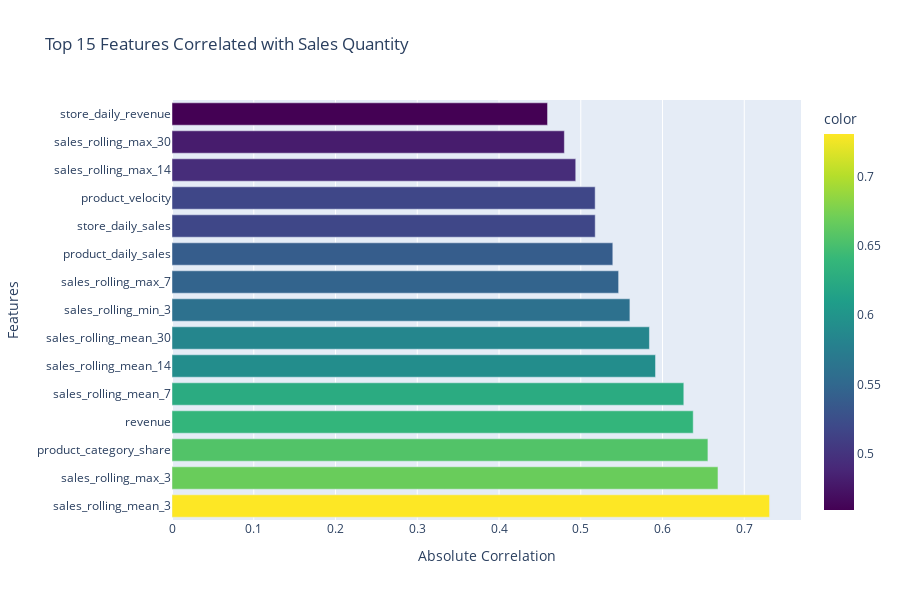

The cell this chart's notebook holds for it:
### Code cell
# FEATURE QUALITY ANALYSIS
print("Analyzing feature quality and correlations...")

# Remove rows with missing target variable
analysis_df = engineered_df.dropna(subset=['sales_quantity']).copy()

print(f"Analysis dataset: {len(analysis_df):,} rows")

# Select numerical features for analysis
numerical_features = analysis_df.select_dtypes(include=[np.number]).columns.tolist()
numerical_features = [col for col in numerical_features if col != 'sales_quantity']  # Remove target

print(f"Numerical features for analysis: {len(numerical_features)}")

# Handle infinite values and missing data
analysis_df = analysis_df.replace([np.inf, -np.inf], np.nan)

# Fill missing values with median for numerical columns
missing_filled = 0
for col in numerical_features:
    if analysis_df[col].isnull().sum() > 0:
        median_val = analysis_df[col].median()
        missing_count = analysis_df[col].isnull().sum()
        analysis_df[col] = analysis_df[col].fillna(median_val)
        missing_filled += missing_count

print(f"Filled {missing_filled:,} missing values with median")

# Calculate correlations with target variable
print("Calculating correlations with target variable...")
correlations = analysis_df[numerical_features + ['sales_quantity']].corr()['sales_quantity'].abs().sort_values(ascending=False)

# Top 20 most correlated features
top_features = correlations.head(21).drop('sales_quantity')  # Exclude target itself

print(f"\nTOP 20 FEATURES CORRELATED WITH SALES:")
for i, (feature, corr) in enumerate(top_features.items(), 1):
    print(f"{i:2d}. {feature:<35} | Correlation: {corr:.4f}")

# Visualize top correlations
fig = px.bar(
    x=top_features.head(15).values,
    y=top_features.head(15).index,
    orientation='h',
    title='Top 15 Features Correlated with Sales Quantity',
    labels={'x': 'Absolute Correlation', 'y': 'Features'},
    color=top_features.head(15).values,
    color_continuous_scale='viridis'
)
fig.update_layout(height=600, showlegend=False)
fig.show()

# Feature importance based on variance
feature_variance = analysis_df[numerical_features].var().sort_values(ascending=False)
print(f"\nFEATURES WITH HIGHEST VARIANCE:")
for i, (feature, var) in enumerate(feature_variance.head(10).items(), 1):
    print(f"{i:2d}. {feature:<35} | Variance: {var:.2e}")

# Check for multicollinearity among top features
print(f"\nChecking multicollinearity among top 10 features...")
top_10_features = top_features.head(10).index.tolist()
correlation_matrix = analysis_df[top_10_features].corr()

# Find highly correlated feature pairs
high_corr_pairs = []
for i in range(len(top_10_features)):
    for j in range(i+1, len(top_10_features)):
        corr_val = abs(correlation_matrix.iloc[i, j])
        if corr_val > 0.8:  # High correlation threshold
            high_corr_pairs.append((top_10_features[i], top_10_features[j], corr_val))

if high_corr_pairs:
    print("Highly correlated feature pairs (>0.8):")
    for feat1, feat2, corr in high_corr_pairs:
        print(f"  {feat1} <-> {feat2}: {corr:.3f}")
else:
    print("No highly correlated features found (good for model performance)")

print(f"\nDATA QUALITY SUMMARY:")
print(f"  Total engineered features: {len(numerical_features)}")
print(f"  Best feature correlation: {top_features.iloc[0]:.4f}")
print(f"  Features with >0.1 correlation: {sum(top_features > 0.1)}")
print(f"  Ready for model training: ")

### Figure 1 — Plotly figure (JSON) as saved in the notebook; plotly's stock layout.template omitted (floating-point values rounded to 4 significant figures)
{"data": [{"hovertemplate": "Absolute Correlation=%{x}<br>Features=%{y}<br>color=%{marker.color}<extra></extra>", "legendgroup": "", "marker": {"color": [0.7309, 0.6678, 0.6555, 0.6375, 0.626, 0.5914, 0.584, 0.5601, 0.5463, 0.5392, 0.5177, 0.5176, 0.4939, 0.4799, 0.4594], "coloraxis": "coloraxis", "pattern": {"shape": ""}}, "name": "", "orientation": "h", "showlegend": false, "textposition": "auto", "type": "bar", "x": [0.7309, 0.6678, 0.6555, 0.6375, 0.626, 0.5914, 0.584, 0.5601, 0.5463, 0.5392, 0.5177, 0.5176, 0.4939, 0.4799, 0.4594], "xaxis": "x", "y": ["sales_rolling_mean_3", "sales_rolling_max_3", "product_category_share", "revenue", "sales_rolling_mean_7", "sales_rolling_mean_14", "sales_rolling_mean_30", "sales_rolling_min_3", "sales_rolling_max_7", "product_daily_sales", "store_daily_sales", "product_velocity", "sales_rolling_max_14", "sales_rolling_max_30", "store_daily_revenue"], "yaxis": "y"}], "layout": {"barmode": "relative", "coloraxis": {"colorbar": {"title": {"text": "color"}}, "colorscale": [[0, "#440154"], [0.1111, "#482878"], [0.2222, "#3e4989"], [0.3333, "#31688e"], [0.4444, "#26828e"], [0.5556, "#1f9e89"], [0.6667, "#35b779"], [0.7778, "#6ece58"], [0.8889, "#b5de2b"], [1, "#fde725"]]}, "height": 600, "legend": {"tracegroupgap": 0}, "showlegend": false, "title": {"text": "Top 15 Features Correlated with Sales Quantity"}, "xaxis": {"anchor": "y", "domain": [0, 1], "title": {"text": "Absolute Correlation"}}, "yaxis": {"anchor": "x", "domain": [0, 1], "title": {"text": "Features"}}}}
